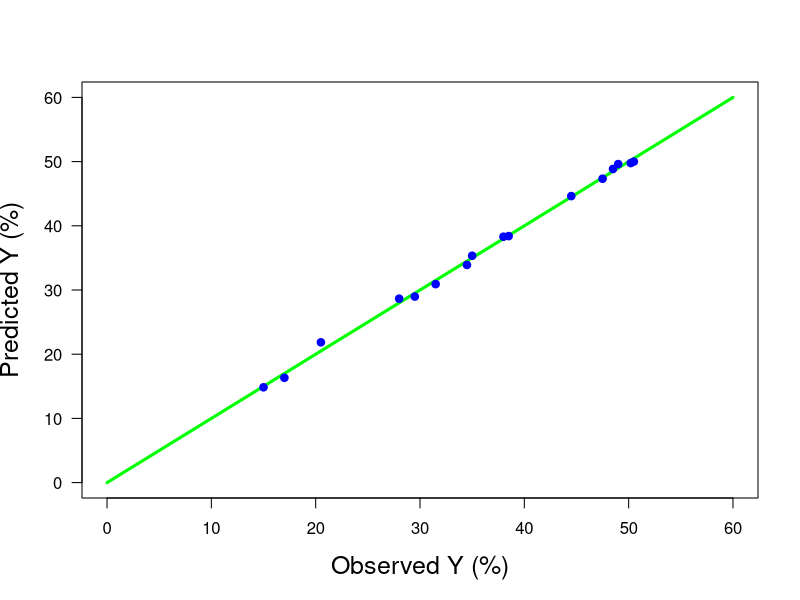

Source code (R):
print('file: AcetyleneULSpred.R')
# MLR, 9 predictors, unit length scaled
# Acetylene data: MATLAB 'load acetylene' or Marquardt & Snee (1975) or ...
Yo = c(49.0,50.2,50.5,48.5,47.5,44.5,28.0,31.5,34.5,35.0,38.0,38.5,15.0,17.0,20.5,29.5)
X1o = c(1300,1300,1300,1300,1300,1300,1200,1200,1200,1200,1200,1200,1100,1100,1100,1100)
X2o = c(7.5,9.0,11.0,13.5,17.0,23.0,5.3,7.5,11.0,13.5,17.0,23.0,5.3,7.5,11.0,17.0)
X3o = c(12,12,11.5,13,13.5,12,40,38,32,26,34,41,84,98,92,86)/1000
X4o = X1o*X2o; X5o = X1o*X3o; X6o = X2o*X3o
X7o = X1o^2; X8o = X2o^2; X9o = X3o^2
L = length(X1o)
# unit length scaling
n = 9  # number of predictors
Q9 = matrix(data=c(X1o,X2o,X3o,X4o,X5o,X6o,X7o,X8o,X9o),nrow=L,ncol=9)
# Unit length scaling = subtract mean (centering) and divide by square root of sum of squares
XDWG = matrix(data=NA,nrow=L,ncol=n)
meanx = numeric(n); SXj = numeric(n)
for(j in 1:9) {q = Q9[,j]; xj = (q-mean(q))/sqrt(sum((q-mean(q))^2)); 
XDWG[,j] = xj; meanx[j] = mean(q);
SXj[j] = sqrt(sum( (q-mean(q))^2 ))}
y = (Yo-mean(Yo))/sqrt(sum((Yo-mean(Yo))^2));
# Alternative scaling: scale X1,X2,X3 as before -> x1,x2,x3
#   and calculate x4=scale(x1*x2) = Montgomery & Peck (1982) scaling
x1 = XDWG[,1]; x2 = XDWG[,2]; x3 = XDWG[,3];
XMP82 = XDWG
x4u=x1*x2; x4=(x4u-mean(x4u))/sqrt(sum((x4u-mean(x4u))^2)); XMP82[,4]=x4
x5u=x1*x3; x5=(x5u-mean(x5u))/sqrt(sum((x5u-mean(x5u))^2)); XMP82[,5]=x5
x6u=x2*x3; x6=(x6u-mean(x6u))/sqrt(sum((x6u-mean(x6u))^2)); XMP82[,6]=x6
x7u=x1^2;  x7=(x7u-mean(x7u))/sqrt(sum((x7u-mean(x7u))^2)); XMP82[,7]=x7
x8u=x2^2;  x8=(x8u-mean(x8u))/sqrt(sum((x8u-mean(x8u))^2)); XMP82[,8]=x8
x9u=x3^2;  x9=(x9u-mean(x9u))/sqrt(sum((x9u-mean(x9u))^2)); XMP82[,9]=x9
# Scale factors:
Xmean = numeric(9); SX = numeric(9);
Xmean[1] = mean(X1o); Xmean[2] = mean(X2o); Xmean[3] = mean(X3o)
SX[1] = sqrt(sum( (X1o-Xmean[1])^2 ))
SX[2] = sqrt(sum( (X2o-Xmean[2])^2 ))
SX[3] = sqrt(sum( (X3o-Xmean[3])^2 ))
Xmean[4] = mean(x4u); Xmean[5] = mean(x5u); Xmean[6] = mean(x6u)
SX[4] = sqrt(sum( (x4u-Xmean[4])^2 ))
SX[5] = sqrt(sum( (x5u-Xmean[5])^2 ))
SX[6] = sqrt(sum( (x6u-Xmean[6])^2 ))
Xmean[7] = mean(x7u); Xmean[8] = mean(x8u); Xmean[9] = mean(x9u)
SX[7] = sqrt(sum( (x7u-Xmean[7])^2 ))
SX[8] = sqrt(sum( (x8u-Xmean[8])^2 ))
SX[9] = sqrt(sum( (x9u-Xmean[9])^2 ))
Sx1x2 = sqrt(sum((x4u-mean(x4u))^2))
Sx1x3 = sqrt(sum((x5u-mean(x5u))^2))
Sx2x3 = sqrt(sum((x6u-mean(x6u))^2))
Sx1x1 = sqrt(sum((x7u-mean(x7u))^2))
Sx2x2 = sqrt(sum((x8u-mean(x8u))^2))
Sx3x3 = sqrt(sum((x9u-mean(x9u))^2))
Ymean = mean(Yo)
SY = sqrt(sum( (Yo-Ymean)^2 ))
X = XMP82; print('Montgomery and Peck (1982) scaling')
XX = t(X)%*%X
# (1) call lm()
out1 = lm(y ~ X)
# (2) least-squares solution: pedestrian
IXX = solve(XX)
betaEst = IXX%*%(t(X)%*%y)
# (3) calculate predicted response & plot
Ypredict = (X%*%betaEst)*sqrt(sum((Yo-mean(Yo))^2))+mean(Yo)
# png('YoYpredictedML82x170620.png',width=16,height=16,units='cm',res=300)
xp = c(0,60)
plot(xp,xp,type='l',lwd=3,col='green',xlab='Observed Y (%)',
     ylab='Predicted Y (%)',las=1,cex.lab=1.5)
points(Yo,Ypredict,col='blue',lwd=4,cex=0.6)
# dev.off()
# ---------------------------------------------------
# Results for X = XMG82
summary(out1)
